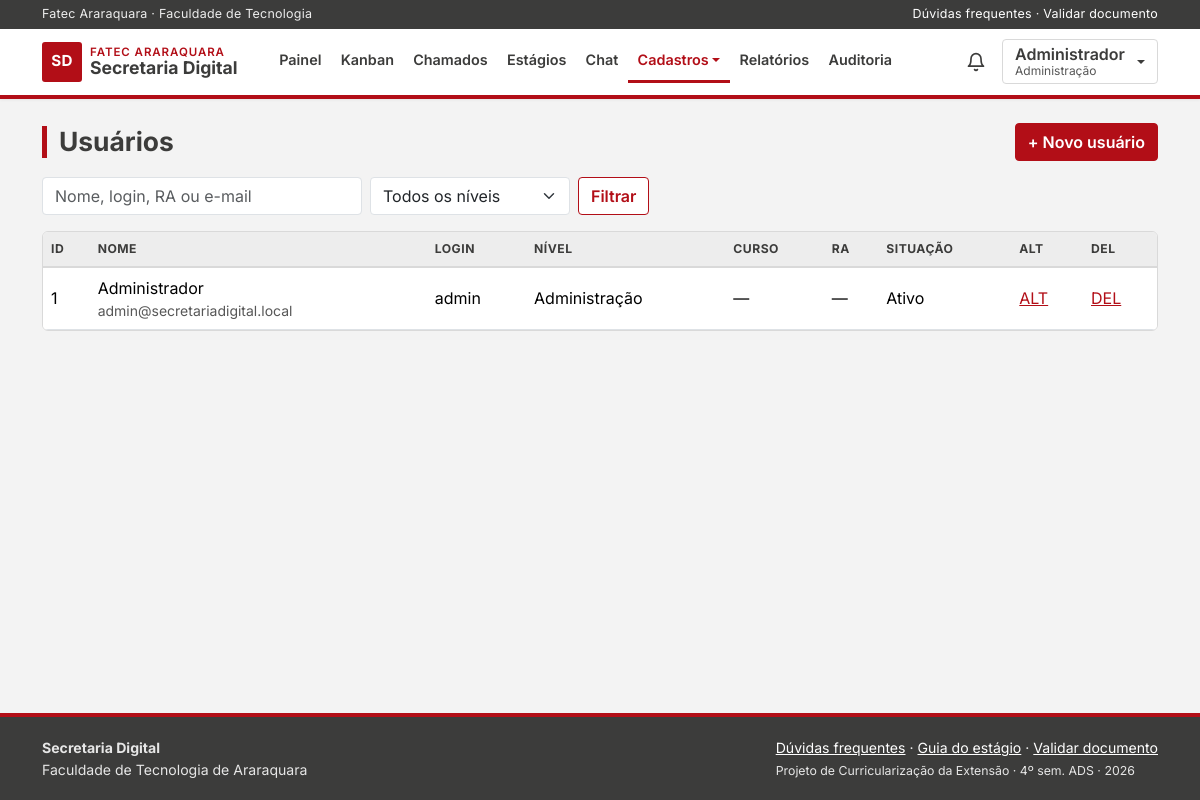
/usuario_lista.php (signed in), run on the app's committed database.
### tables this page shows
CREATE TABLE tb_usuarios (
  id_usuario      INT AUTO_INCREMENT PRIMARY KEY,
  nome            VARCHAR(120) NOT NULL,
  login           VARCHAR(50)  NOT NULL,
  senha           CHAR(64)     NOT NULL,
  email           VARCHAR(120) NOT NULL,
  nivel           ENUM('aluno','secretaria','coordenacao','admin') NOT NULL,
  id_curso        INT          NULL,
  ra              VARCHAR(20)  NULL,
  semestre        TINYINT      NULL,
  telefone        VARCHAR(20)  NULL,
  aviso_whatsapp  TINYINT(1)   NOT NULL DEFAULT 0,
  aviso_email     TINYINT(1)   NOT NULL DEFAULT 1,
  ativo           TINYINT(1)   NOT NULL DEFAULT 1,
  criado_em       DATETIME     NOT NULL DEFAULT CURRENT_TIMESTAMP,
  UNIQUE KEY uk_usuarios_login (login),
  UNIQUE KEY uk_usuarios_email (email),
  UNIQUE KEY uk_usuarios_ra (ra),
  CONSTRAINT fk_usuarios_curso FOREIGN KEY (id_curso)
    REFERENCES tb_cursos (id_curso)
);

### usuario_lista.php (the view, shortened to what this page needs)
<?php
    require_once("conecta.php");
    require_once("funcoes.php");
    if($_SESSION['nivel'] == "secretaria"){
        $filtro_nivel = "aluno";
    }
    else{
        $filtro_nivel = $_GET['selnivel'] ?? "";
    }
    $busca = limpa($_GET['txtbusca'] ?? "");
    $termo = "%" . $busca . "%";
    $ordem = ordem_sql(array(
        "id" => "u.id_usuario",
        "nome" => "u.nome",
        "login" => "u.login",
        "nivel" => "u.nivel",
        "curso" => "c.sigla",
        "ra" => "u.ra",
        "ativo" => "u.ativo"
    ), "nome");
    $sql = "SELECT u.id_usuario, u.nome, u.login, u.email, u.nivel, u.ra, u.semestre, u.ativo, c.sigla
            FROM tb_usuarios u
            LEFT JOIN tb_cursos c ON c.id_curso = u.id_curso
            WHERE (? = '' OR u.nivel = ?)
            AND (u.nome LIKE ? OR u.login LIKE ? OR u.ra LIKE ? OR u.email LIKE ?)
            ORDER BY $ordem";
    $stmt = mysqli_stmt_init($con);
    mysqli_stmt_prepare($stmt, $sql);
    mysqli_stmt_bind_param($stmt, "ssssss", $filtro_nivel, $filtro_nivel, $termo, $termo, $termo, $termo);
    mysqli_stmt_execute($stmt);
    $res = mysqli_stmt_get_result($stmt);
    $dados = mysqli_fetch_all($res, MYSQLI_ASSOC);
    $titulo = ($_SESSION['nivel'] == "secretaria") ? "Alunos" : "Usuários";
    require_once("cabecalho.php");
?>
<div class="d-flex flex-wrap justify-content-between align-items-center gap-2 mb-3">
    <h1 class="mb-0"><?php echo $titulo; ?></h1>
    <a href="usuario_add.php" class="btn btn-principal">+ Novo <?php echo ($_SESSION['nivel'] == "secretaria") ? "aluno" : "usuário"; ?></a>
</div>
<form action="" method="get" class="d-flex flex-wrap gap-2 mb-3">
    <input type="search" class="form-control" style="max-width: 320px" id="txtbusca" name="txtbusca" placeholder="Nome, login, RA ou e-mail" value="<?php echo seguro($busca); ?>">
    <?php if($_SESSION['nivel'] == "admin"){ ?>
        <select name="selnivel" id="selnivel" class="form-select" style="max-width: 200px">
            <option value="">Todos os níveis</option>
        </select>
    <?php } ?>
    <input type="submit" value="Filtrar" class="btn btn-contorno">
</form>
<div class="tabela">
    <table class="table align-middle">
        <tr>
            <?php
                echo th_ordem("ID", "id");
                echo th_ordem("Nome", "nome");
                echo th_ordem("Login", "login");
                echo th_ordem("Nível", "nivel");
                echo th_ordem("Curso", "curso");
                echo th_ordem("RA", "ra");
                echo th_ordem("Situação", "ativo");
            ?>
            <th>ALT</th>
            <th>DEL</th>
        </tr>
        <?php
            foreach($dados as $linha){
                echo "
                    <tr>
                        <td>" . $linha['id_usuario'] . "</td>
                        <td>" . seguro($linha['nome']) . "<div class='small text-secondary'>" . seguro($linha['email']) . "</div></td>
                        <td>" . seguro($linha['login']) . "</td>
                        <td>" . nome_nivel($linha['nivel']) . "</td>
                        <td>" . seguro($linha['sigla'] ?? "—") . ($linha['semestre'] ? " · " . (int)$linha['semestre'] . "º sem" : "") . "</td>
                        <td>" . seguro($linha['ra'] ?? "—") . "</td>
                        <td>" . ($linha['ativo'] ? "Ativo" : "Inativo") . "</td>
                        <td><a href='usuario_alt.php?id=" . $linha['id_usuario'] . "'>ALT</a></td>
                        <td><a href='usuario_del.php?id=" . $linha['id_usuario'] . "' onclick=\"return confirm('Excluir este usuário?')\">DEL</a></td>
                    </tr>";
            }
        ?>
    </table>
</div>
<?php require_once("rodape.php"); ?>

### cabecalho.php (shortened to what this page needs)
<?php
    $nivel_menu = $_SESSION['nivel'] ?? "";
    $pagina_atual = basename($_SERVER['PHP_SELF']);
    $qtd_notif = 0;
    $qtd_chat = 0;
    if(isset($_SESSION['id_usuario']) && isset($con)){
        $sql_n = "SELECT COUNT(*) AS qtd FROM tb_notificacoes WHERE id_usuario = ? AND lida = 0 AND canal = 'sistema'";
        $stmt_n = mysqli_stmt_init($con);
        mysqli_stmt_prepare($stmt_n, $sql_n);
        mysqli_stmt_bind_param($stmt_n, "i", $_SESSION['id_usuario']);
        mysqli_stmt_execute($stmt_n);
        $qtd_notif = mysqli_fetch_assoc(mysqli_stmt_get_result($stmt_n))['qtd'];
        if($nivel_menu != "aluno"){
            $qtd_chat = chat_nao_lidas($con, $_SESSION['id_usuario']);
        }
    }
    function item_menu($arquivo, $rotulo, $pagina_atual){
        $ativo = ($arquivo == $pagina_atual) ? " active" : "";
        return "<li class='nav-item'><a class='nav-link$ativo' href='$arquivo'>$rotulo</a></li>";
    }
    function grupo_menu($rotulo, $itens, $pagina_atual){
        $ativo = array_key_exists($pagina_atual, $itens) ? " active" : "";
        $html = "<li class='nav-item dropdown'>
                    <a class='nav-link dropdown-toggle$ativo' href='#' role='button' data-bs-toggle='dropdown' aria-expanded='false'>$rotulo</a>
                    <ul class='dropdown-menu'>";
        foreach($itens as $arquivo => $nome){
            $html .= "<li><a class='dropdown-item' href='$arquivo'>$nome</a></li>";
        }
        return $html . "</ul></li>";
    }
    $rotulo_chat = "Chat" . ($qtd_chat > 0 ? "<span class='badge-menu' aria-label='$qtd_chat não lidas'>$qtd_chat</span>" : "");
?>
<!DOCTYPE html>
<html lang="pt-br">
<head>
    <link href="css/bootstrap.min.css" rel="stylesheet">
    <link href="css/estilo.css" rel="stylesheet">
</head>
<body>
<div class="faixa-topo">
    <div class="container">
        <span>Fatec Araraquara · Faculdade de Tecnologia</span>
        <span class="d-none d-md-inline"><a href="faq.php">Dúvidas frequentes</a> · <a href="validar.php">Validar documento</a></span>
    </div>
</div>
<header class="cabecalho">
    <nav class="navbar navbar-expand-xl">
        <div class="container">
            <a class="navbar-brand d-flex align-items-center gap-2" href="<?php echo $nivel_menu ? 'painel.php' : 'index.php'; ?>">
                <span class="logo">SD</span>
                <span class="marca"><small>Fatec Araraquara</small>Secretaria Digital</span>
            </a>
            <div class="collapse navbar-collapse" id="menu">
                <ul class="navbar-nav me-auto ms-xl-3">
                <?php
                    if($nivel_menu == ""){
                        echo item_menu("index.php", "Início", $pagina_atual);
                        echo item_menu("faq.php", "Dúvidas frequentes", $pagina_atual);
                        echo item_menu("estagio_guia.php", "Guia do estágio", $pagina_atual);
                        echo item_menu("validar.php", "Validar documento", $pagina_atual);
                    }
                    else if($nivel_menu == "admin"){
                        echo item_menu("painel.php", "Painel", $pagina_atual);
                        echo item_menu("kanban.php", "Kanban", $pagina_atual);
                        echo item_menu("chamado_lista.php", "Chamados", $pagina_atual);
                        echo item_menu("estagio_lista.php", "Estágios", $pagina_atual);
                        echo item_menu("chat.php", $rotulo_chat, $pagina_atual);
                        echo grupo_menu("Cadastros", array(
                            "usuario_lista.php" => "Usuários",
                            "curso_lista.php" => "Cursos",
                            "tipo_lista.php" => "Tipos de requerimento",
                            "etapa_lista.php" => "Etapas do estágio",
                            "faq_lista.php" => "FAQ",
                            "resposta_lista.php" => "Respostas prontas",
                            "aviso_lista.php" => "Mural de avisos",
                            "whatsapp_config.php" => "Integração WhatsApp"
                        ), $pagina_atual);
                        echo item_menu("relatorios.php", "Relatórios", $pagina_atual);
                        echo item_menu("auditoria_lista.php", "Auditoria", $pagina_atual);
                    }
                ?>
                </ul>
                <?php if($nivel_menu != ""){ ?>
                    <div class="d-flex align-items-center gap-2">
                        <a href="painel.php#notificacoes" class="sino" aria-label="Notificações: <?php echo $qtd_notif; ?> não lidas">
                            <svg aria-hidden="true" width="20" height="20" viewBox="0 0 24 24" fill="none" stroke="currentColor" stroke-width="2" stroke-linecap="round" stroke-linejoin="round"><path d="M6 8a6 6 0 0 1 12 0c0 7 3 9 3 9H3s3-2 3-9"></path><path d="M10.3 21a1.94 1.94 0 0 0 3.4 0"></path></svg>
                        </a>
                        <div class="dropdown">
                            <button class="btn btn-usuario dropdown-toggle d-flex align-items-center gap-2" type="button" data-bs-toggle="dropdown" aria-expanded="false">
                                <span class="text-start"><?php echo seguro($_SESSION['nome']); ?><small class="d-block"><?php echo nome_nivel($nivel_menu); ?></small></span>
                            </button>
                        </div>
                    </div>
                <?php } else { ?>
                    <a href="index.php#entrar" class="btn btn-principal">Entrar</a>
                <?php } ?>
            </div>
        </div>
    </nav>
</header>
<main class="container py-4">

### funcoes.php (shortened to what this page needs)
<?php
    function seguro($texto){
        return htmlspecialchars((string)$texto, ENT_QUOTES, "UTF-8");
    }
    function limpa($texto){
        return trim(strip_tags((string)$texto));
    }
    function nome_nivel($nivel){
        $nomes = array(
            "aluno" => "Aluno",
            "secretaria" => "Secretaria",
            "coordenacao" => "Coordenação",
            "admin" => "Administração"
        );
        return isset($nomes[$nivel]) ? $nomes[$nivel] : $nivel;
    }
    function th_ordem($rotulo, $campo){
        $atual = $_GET['ordem'] ?? "";
        $dir = $_GET['dir'] ?? "asc";
        $nova_dir = ($atual == $campo && $dir == "asc") ? "desc" : "asc";
        $parametros = $_GET;
        $parametros['ordem'] = $campo;
        $parametros['dir'] = $nova_dir;
        $seta = "";
        return "<th><a class='link-ordem' href='?" . seguro(http_build_query($parametros)) . "'>$rotulo$seta</a></th>";
    }
    function chat_nao_lidas($con, $id_usuario){
        $sql = "SELECT
                  (SELECT COUNT(*) FROM tb_chat WHERE id_destinatario = ? AND lida = 0) +
                  (SELECT COUNT(*) FROM tb_chat
                   WHERE id_destinatario IS NULL AND id_remetente <> ?
                   AND id_chat > COALESCE((SELECT ultimo_id FROM tb_chat_geral_lido WHERE id_usuario = ?), 0)) AS qtd";
        $stmt = mysqli_stmt_init($con);
        mysqli_stmt_prepare($stmt, $sql);
        mysqli_stmt_bind_param($stmt, "iii", $id_usuario, $id_usuario, $id_usuario);
        mysqli_stmt_execute($stmt);
        return (int)mysqli_fetch_assoc(mysqli_stmt_get_result($stmt))['qtd'];
    }
?>

### rodape.php (shortened to what this page needs)
</main>
<footer class="rodape">
    <div class="container d-flex flex-wrap justify-content-between gap-3">
        <div>
            <strong>Secretaria Digital</strong><br>
            Faculdade de Tecnologia de Araraquara
        </div>
        <div>
            <a href="faq.php">Dúvidas frequentes</a> · <a href="estagio_guia.php">Guia do estágio</a> · <a href="validar.php">Validar documento</a><br>
            <span class="small">Projeto de Curricularização da Extensão · 4º sem. ADS · <?php echo date("Y"); ?></span>
        </div>
    </div>
</footer>
</body>
</html>

### css/estilo.css (style rules this page uses)
:root { --vermelho: #B20E17; --vermelho-escuro: #8A0A11; --vermelho-claro: #FBEAEA; --cinza-escuro: #3C3C3B; --cinza: #6B6B6A; --fundo: #F3F3F3; --borda: #D9D9D9; --texto: #222222; --texto-suave: #575757; --vinho: var(--vermelho); --vinho-escuro: var(--vermelho-escuro); --vinho-claro: var(--vermelho-claro); }
body { font-family: Inter, "Segoe UI", Arial, sans-serif; background: var(--fundo); color: var(--texto); min-height: 100vh; display: flex; flex-direction: column; }
main { flex: 1; }
h1, h2, h3, h4, h5, h6, .marca { font-family: Inter, "Segoe UI", Arial, sans-serif; font-weight: 700; color: var(--cinza-escuro); }
h1 { font-size: 1.65rem; border-left: 5px solid var(--vermelho); padding-left: 12px; }
a { color: var(--vermelho); }
.text-secondary { color: var(--texto-suave) !important; }
.faixa-topo { background: var(--cinza-escuro); color: #EDEDED; font-size: .78rem; letter-spacing: .02em; }
.faixa-topo .container { display: flex; justify-content: space-between; gap: 12px; padding-top: 5px; padding-bottom: 5px; }
.faixa-topo a { color: #FFFFFF; text-decoration: none; }
.cabecalho { background: #FFFFFF; border-bottom: 4px solid var(--vermelho); box-shadow: 0 1px 3px rgba(0,0,0,.06); }
.logo { width: 40px; height: 40px; border-radius: 3px; background: var(--vermelho); color: #FFF; display: inline-flex; align-items: center; justify-content: center; font-weight: 700; font-size: .95rem; letter-spacing: .02em; }
.marca { font-size: 1.1rem; line-height: 1.05; color: var(--cinza-escuro); }
.marca small { display: block; font-size: .72rem; font-weight: 600; color: var(--vermelho); text-transform: uppercase; letter-spacing: .08em; }
.navbar .nav-link { color: var(--cinza-escuro); font-weight: 600; font-size: .9rem; white-space: nowrap; padding: .55rem .6rem !important; border-bottom: 3px solid transparent; border-radius: 0; }
.navbar .nav-link.active { color: var(--vermelho); border-bottom-color: var(--vermelho); }
.btn-usuario { background: transparent; border: 1px solid var(--borda); border-radius: 4px; line-height: 1.1; font-weight: 600; white-space: nowrap; color: var(--cinza-escuro); }
.btn-usuario small { font-weight: 400; color: var(--texto-suave); font-size: .75rem; }
.sino { position: relative; color: var(--cinza-escuro); display: inline-flex; padding: 8px; }
.rodape { background: var(--cinza-escuro); color: #E6E6E6; padding: 20px 0; font-size: .88rem; margin-top: 36px; border-top: 4px solid var(--vermelho); }
.rodape a { color: #FFFFFF; }
.btn { border-radius: 4px; }
.btn-principal { background: var(--vermelho); border-color: var(--vermelho); color: #FFF; font-weight: 600; }
.btn-contorno { border: 1px solid var(--vermelho); color: var(--vermelho); background: #FFF; font-weight: 600; }
.tabela { background: #FFF; border: 1px solid var(--borda); border-radius: 6px; overflow-x: auto; }
.tabela table { margin: 0; }
.tabela th { background: #EDEDED; font-size: .76rem; text-transform: uppercase; letter-spacing: .04em; color: var(--cinza-escuro); white-space: nowrap; border-bottom: 2px solid var(--borda); }
.link-ordem { color: var(--cinza-escuro); text-decoration: none; }
.form-control, .form-select { border-radius: 4px; }

### data on the page
tb_usuarios: id_usuario "1", nome "Administrador", email "admin@secretariadigital.local", login "admin", nivel "Administração", sigla "—", ra "—", ativo "Ativo"

### other printed values
$rotulo "Painel Kanban Chamados Estágios Relatórios Auditoria"
$rotulo "Cadastros"
seguro($_SESSION['nome']) "Administrador"
nome_nivel($nivel_menu) "Administração"
$titulo "Usuários"
$rotulo "ID NOME LOGIN NÍVEL CURSO RA SITUAÇÃO"
